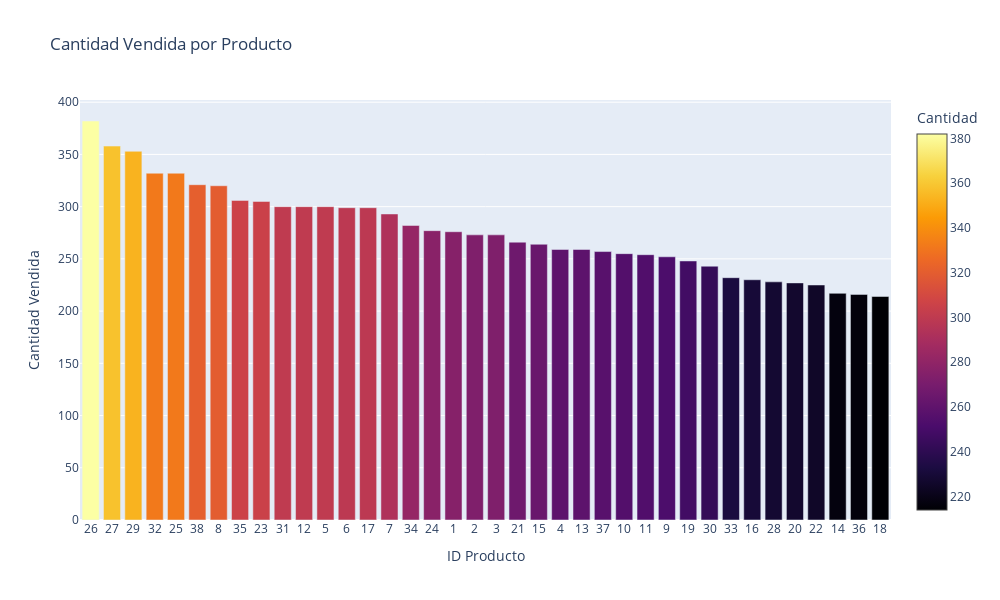

Notebook cell for this chart:
### Code cell
fig = go.Figure()

fig.add_trace(go.Bar(
    x=productos_vendidos_sorted["ID_Producto"].astype(str),
    y=productos_vendidos_sorted["Cantidad_vendida"],
    name="Cantidad Vendida",
    marker=dict(
        color=productos_vendidos_sorted["Cantidad_vendida"],
        colorscale='Inferno',
        showscale=True,
        colorbar=dict(title="Cantidad")
    ),
    opacity=1
))

fig.update_layout(
    title="Cantidad Vendida por Producto",
    xaxis_title="ID Producto",
    yaxis_title="Cantidad Vendida",
    width=1000,
    height=600
)

fig.show()

### Figure 1 — Plotly figure (JSON) as saved in the notebook; plotly's stock layout.template omitted (floating-point values rounded to 4 significant figures)
{"data": [{"marker": {"color": [382, 358, 353, 332, 332, 321, 320, 306, 305, 300, 300, 300, 299, 299, 293, 282, 277, 276, 273, 273, 266, 264, 259, 259, 257, 255, 254, 252, 248, 243, 232, 230, 228, 227, 225, 217, 216, 214], "colorbar": {"title": {"text": "Cantidad"}}, "colorscale": [[0, "#000004"], [0.1111, "#1b0c41"], [0.2222, "#4a0c6b"], [0.3333, "#781c6d"], [0.4444, "#a52c60"], [0.5556, "#cf4446"], [0.6667, "#ed6925"], [0.7778, "#fb9b06"], [0.8889, "#f7d13d"], [1, "#fcffa4"]], "showscale": true}, "name": "Cantidad Vendida", "opacity": 1, "type": "bar", "x": ["26", "27", "29", "32", "25", "38", "8", "35", "23", "31", "12", "5", "6", "17", "7", "34", "24", "1", "2", "3", "21", "15", "4", "13", "37", "10", "11", "9", "19", "30", "33", "16", "28", "20", "22", "14", "36", "18"], "y": [382, 358, 353, 332, 332, 321, 320, 306, 305, 300, 300, 300, 299, 299, 293, 282, 277, 276, 273, 273, 266, 264, 259, 259, 257, 255, 254, 252, 248, 243, 232, 230, 228, 227, 225, 217, 216, 214]}], "layout": {"height": 600, "title": {"text": "Cantidad Vendida por Producto"}, "width": 1000, "xaxis": {"title": {"text": "ID Producto"}}, "yaxis": {"title": {"text": "Cantidad Vendida"}}}}
